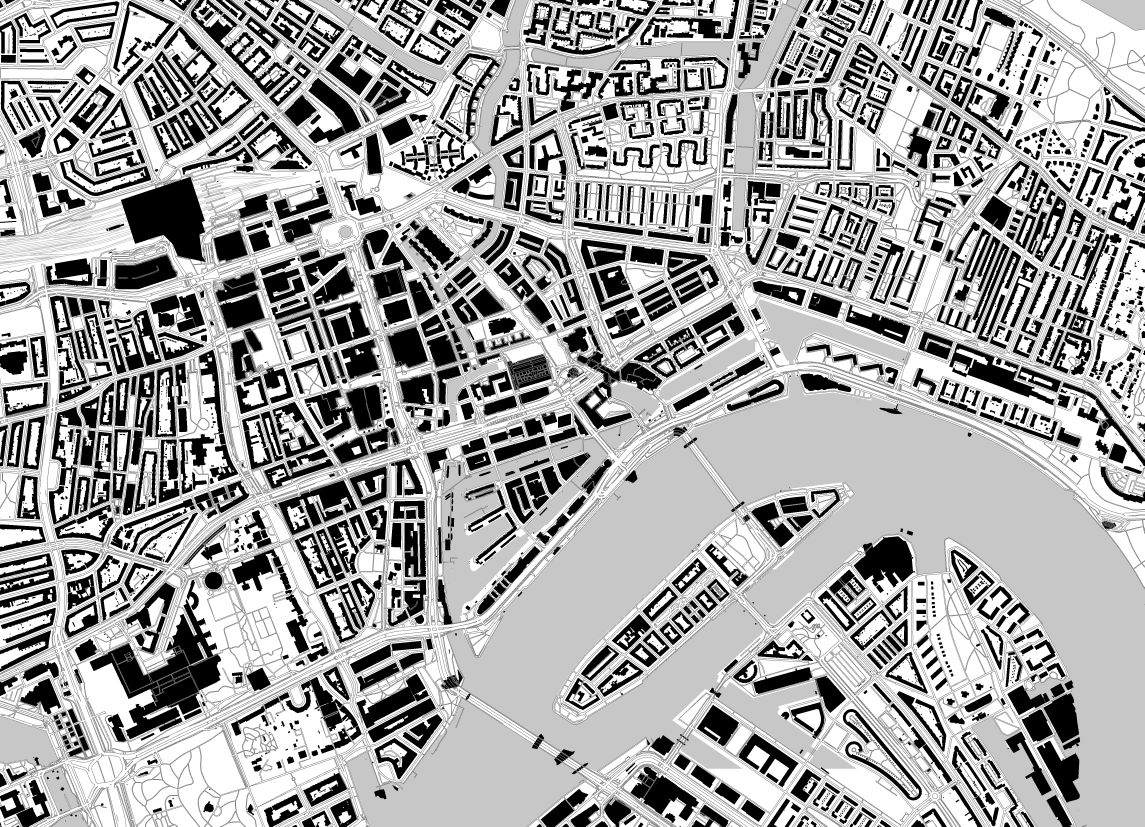
#> input picture img/schwarzplan.webp, 4578 x 3307 px, found by its file name (shown at 1/4 size)
$ python lp_probe.py
#> lines starting #> are read from the running program, lines starting #| are printed output that depends on the picture; after the words box and inside, x2 and y2 are one past the last pixel; in counts of white or black regions, pixels touching at a corner belong together
# -*- coding: utf-8 -*-
"""Gegenprobe: die neue Vektorkarte gegen den bisherigen Rasterplan.

Gerastert wird selbst, nicht im Browser. Verglichen werden zwei Dinge
getrennt, weil sie verschieden empfindlich sind: die Wasserflaeche, die
gross und eindeutig ist, und die Hauskoerper, bei denen schon ein
abweichender Datenstand einzelne Grundrisse verschiebt.

Zusaetzlich wird gemessen, was fuer die Seite zaehlt: Liegen die sieben
Stationen weiterhin auf einem Hauskoerper?
"""
import pickle

import numpy as np
from PIL import Image, ImageDraw

AKT = (r"C:\Users\nils\OneDrive\ARCHITEKTUR\01_PROJEKTE\STUDIUM"
       r"\2026_WS2627_HochschuleWismar\WPM STADT + RAUM\Output"
       r"\Rotterdam-Wijnhaven\img\schwarzplan.webp")
UNION = r"C:\Temp\wij3d\lp\union.pkl"
LAGEN = r"C:\Temp\wij3d\lp\lagen.pkl"

RAHMEN = (4375.84, 4524.04, 5456.87, 5304.74)
VW, VH = 3010.0, 2175.0
KX = VW / (RAHMEN[2] - RAHMEN[0])
KY = VH / (RAHMEN[3] - RAHMEN[1])

# Projektion der Seite
LON0, LAT0 = 4.460351, 51.931723
MLON, MLAT = 68671.61405376215, 110540.0
K = 0.7664240847195386
BAUTEN = {'Witte Huis': (51.91883, 4.49173), 'Kubuswoningen': (51.9199, 4.4902),
          'Markthal': (51.92011, 4.48687), 'CasaNova': (51.91796, 4.48736),
          'Red Apple': (51.9173, 4.48895), 'Wijnhaveneiland': (51.9166, 4.4876),
          'EY Netherlands': (51.91434, 4.48652)}


def malen(ringe, W, H, s, strich=0.0):
    bild = Image.new('L', (W, H), 0)
    d = ImageDraw.Draw(bild)
    for r in ringe:
        p = [(((x - RAHMEN[0]) * KX) * s, ((y - RAHMEN[1]) * KY) * s) for x, y in r]
        if len(p) >= 3:
            d.polygon(p, fill=255, outline=255,
                      width=max(1, int(round(strich * s)))) if strich else d.polygon(p, fill=255)
    return np.asarray(bild) > 127


def main():
    akt = Image.open(AKT).convert('RGB')
#> akt is the input picture: PIL image 4578x3307 RGB; min 0, max 255, mean 165.1
    W, H = akt.size
#> W = 4578; H = 3307
    a = np.asarray(akt).astype(np.int16)
    w_akt = np.abs(a - 199).max(2) < 14
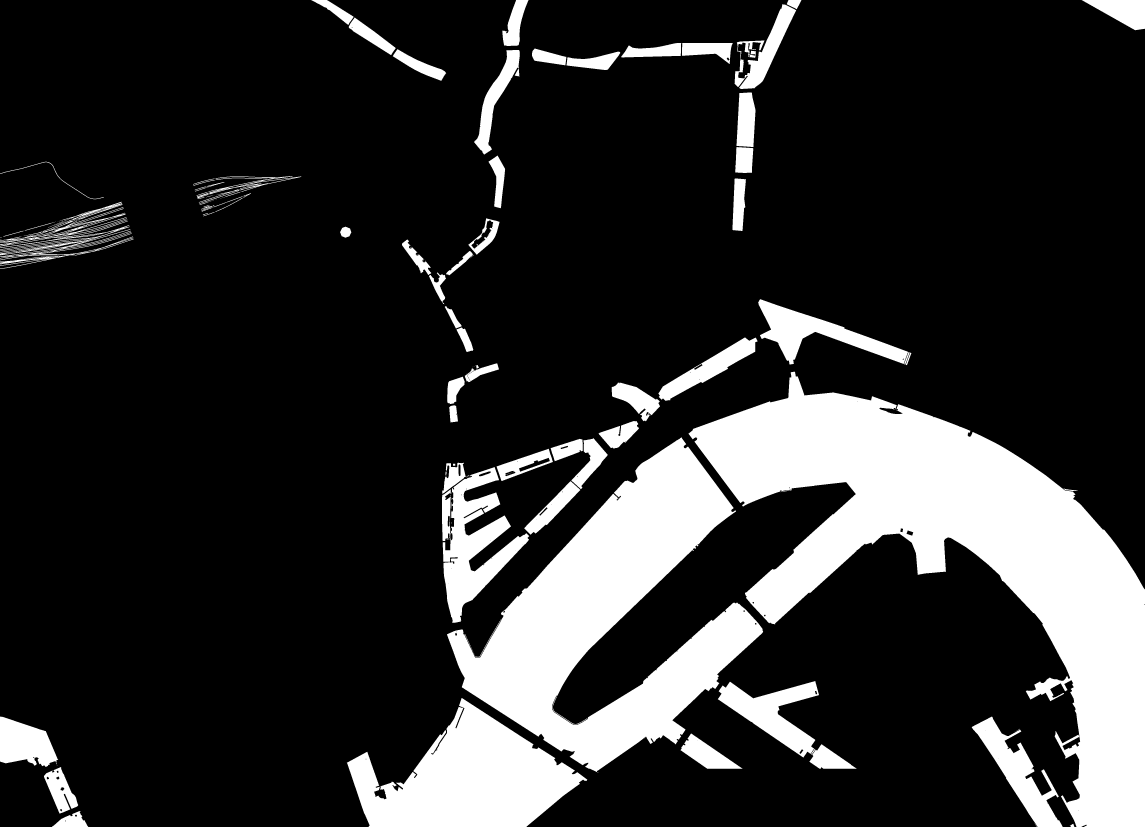
#> w_akt: shape (3307, 4578) bool (shown at 1/4 size); 17.9% white; 214 white regions (126 under 20 px), largest, box (x1, y1, x2, y2) and area: (2754, 1487, 4578, 3307) 1125401, (1788, 1749, 3053, 3091) 663822, (1387, 2792, 2349, 3307) 264267
    s_akt = a.max(2) < 60
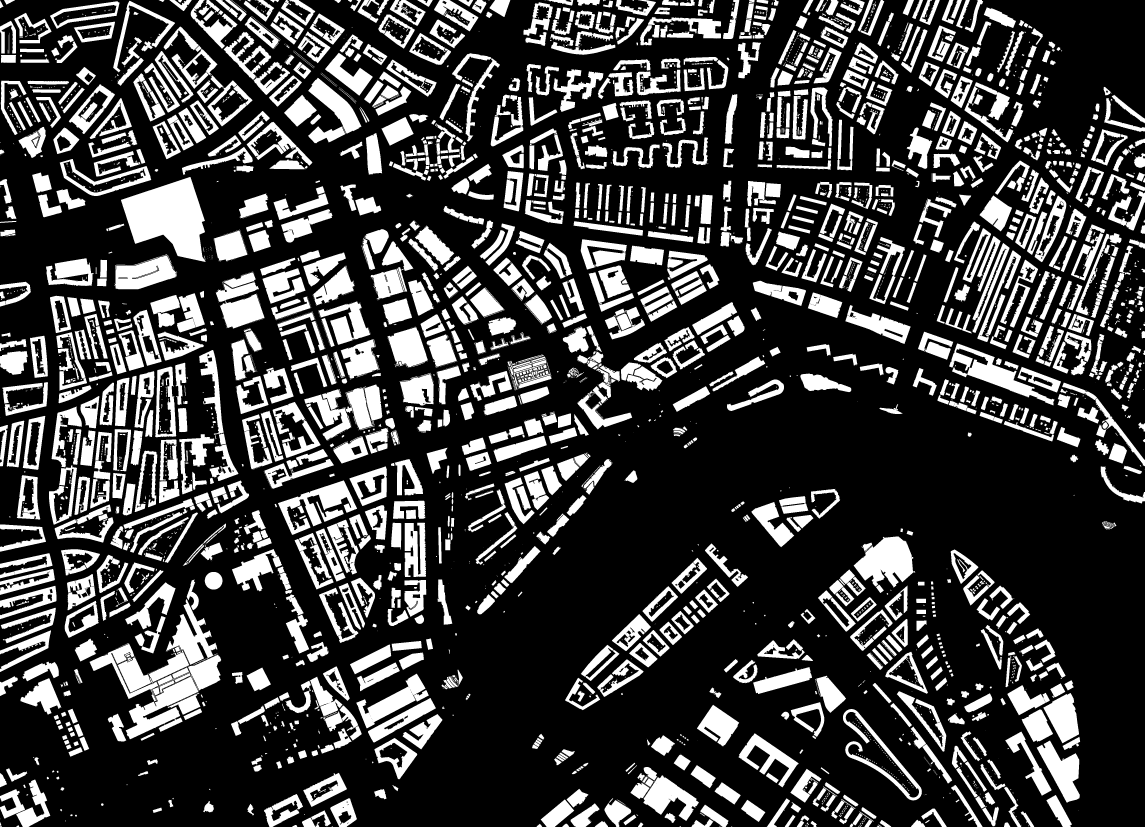
#> s_akt: shape (3307, 4578) bool (shown at 1/4 size); 25.4% white; 6170 white regions (3651 under 20 px), largest, box (x1, y1, x2, y2) and area: (484, 708, 822, 1048) 69645, (3415, 2145, 3661, 2350) 30504, (503, 2706, 794, 2957) 26950
    s = W / VW                      # Zeicheneinheiten -> Bildpunkte
#> s = 1.52
    print('Raster %d x %d, %.4f Bildpunkte je Einheit' % (W, H, s))
#| Raster 4578 x 3307, 1.5209 Bildpunkte je Einheit

#> (the run stopped early here; a loop or call above may not have finished)

$ run again, with img/bibliotheek.webp copied over img/schwarzplan.webp
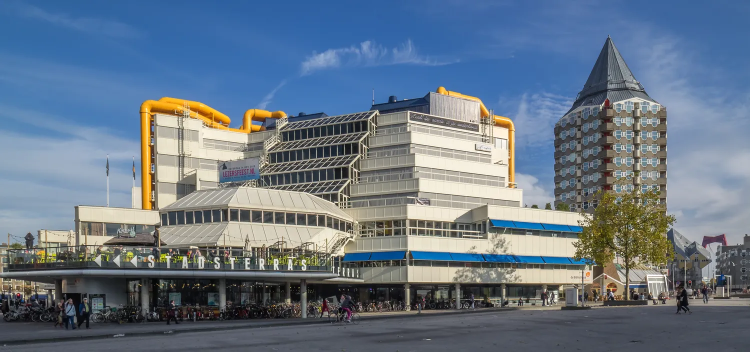
#> input picture img/bibliotheek.webp, 1500 x 703 px, found by its file name (shown at 1/2 size)
#> in main, akt is the input picture: PIL image 1500x703 RGB; mean R, G, B 104.2, 119.1, 134.8
#> in main, `w_akt = np.abs(a - 199).max(2) < 14`:
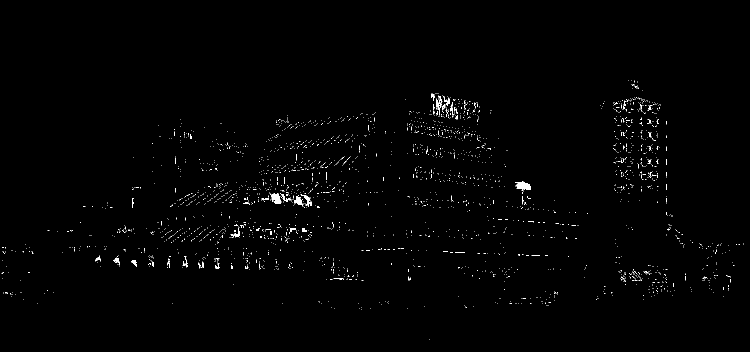
#> w_akt: shape (703, 1500) bool (shown at 1/2 size); 0.74% white in thin lines or dots, all inside (x1, y1, x2, y2) = (3, 160, 1487, 680)
#> in main, `s_akt = a.max(2) < 60`:
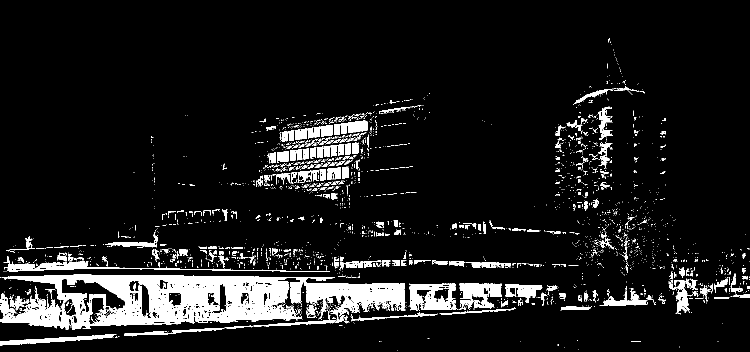
#> s_akt: shape (703, 1500) bool (shown at 1/2 size); 9% white; 2664 white regions (2364 under 20 px), largest, box (x1, y1, x2, y2) and area: (0, 548, 670, 659) 38564, (612, 565, 811, 647) 8433, (819, 567, 913, 621) 3132
#| Raster 1500 x 703, 0.4983 Bildpunkte je Einheit
